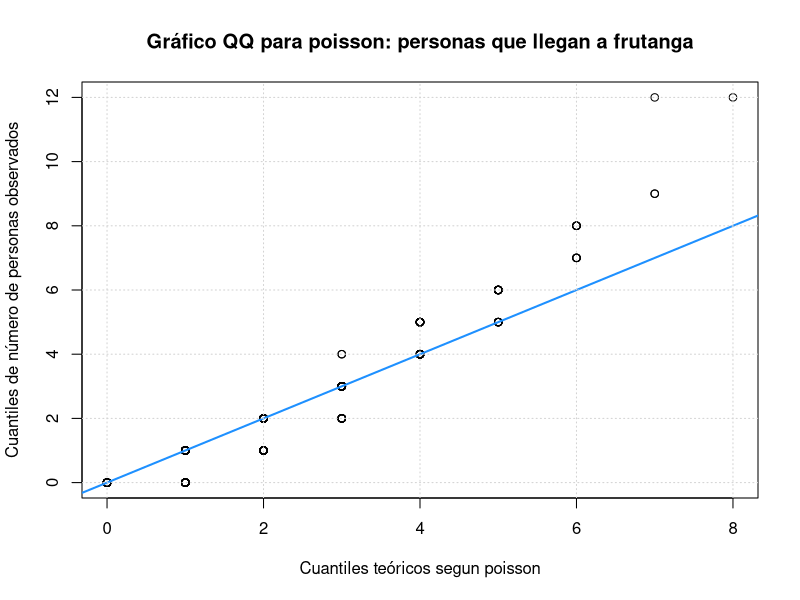
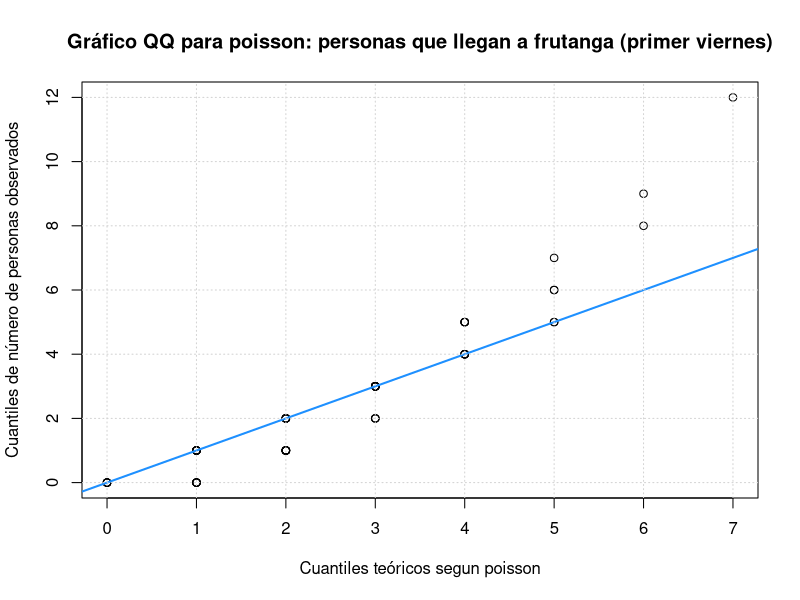
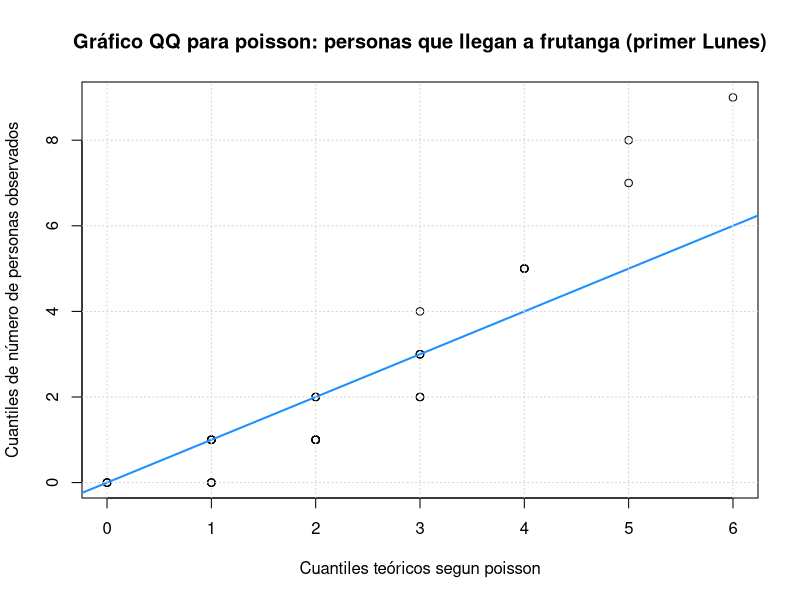
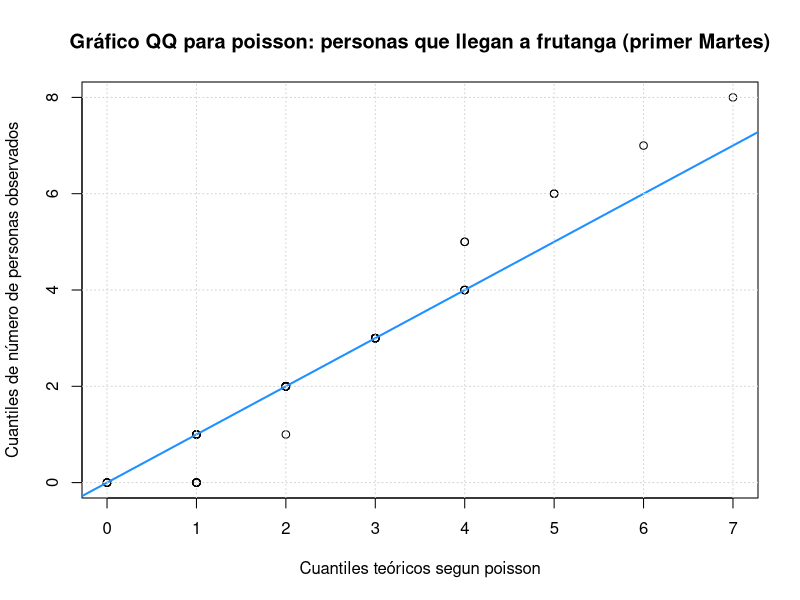
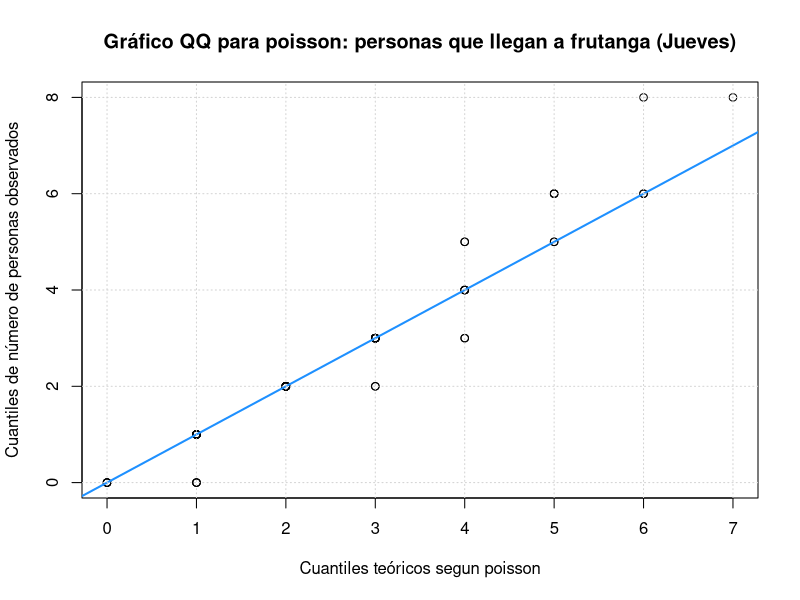
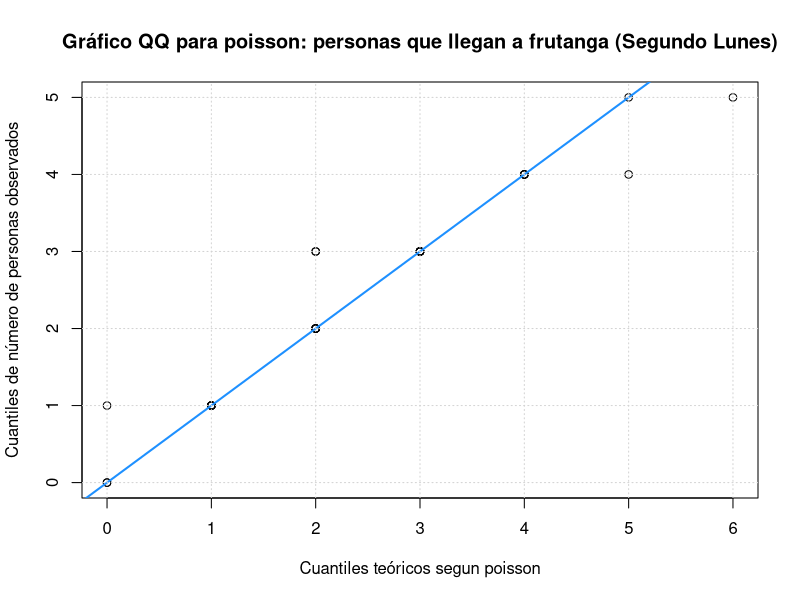
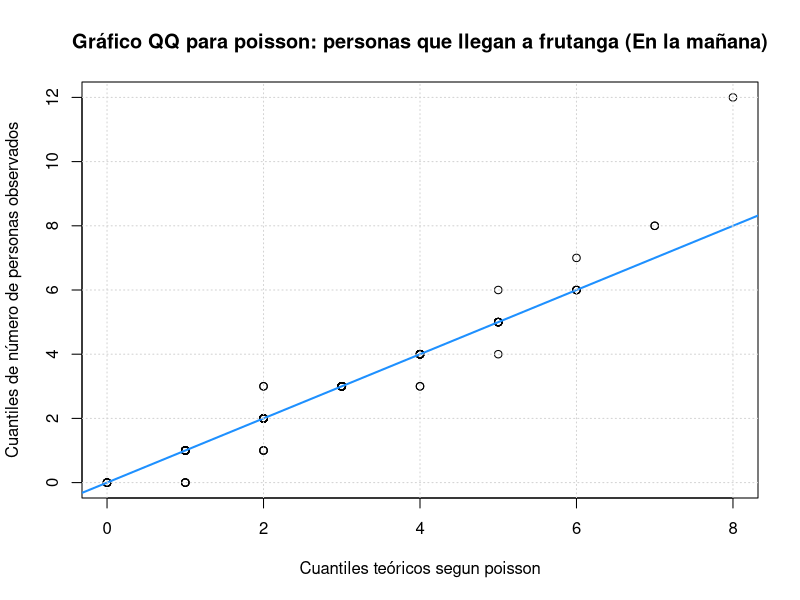
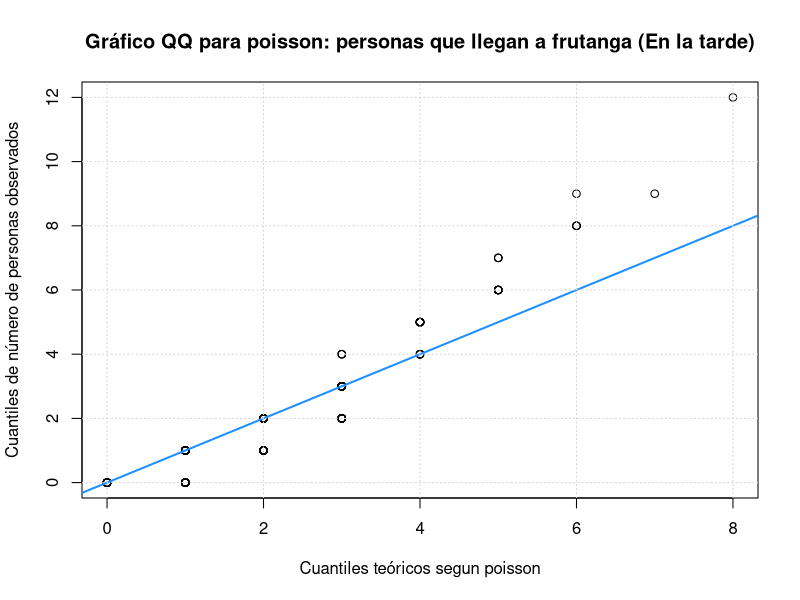

Source code (R) for these figures, in order:
# Cargar librerías necesarias
library(dplyr)
library(ggplot2)
library(reshape2)

# Leer el archivo CSV
data <- read.csv("data_clean.csv", stringsAsFactors = FALSE, na.strings = "NA")


# Aplanar los datos y eliminar NA
conteos <- na.omit(c(data$Viernes.1, data$Lunes.1, data$Martes.1, data$Miercoles.1, data$Jueves.1, data$Lunes.2, data$Martes.2))
conteos

#Encontrar la media de los datos



lambda <- mean(conteos)
Sd <- sd(conteos)
mediana <- median(conteos)
moda <- as.numeric(names(sort(table(conteos), decreasing = TRUE)[1]))
moda
lambda
mediana
Sd

# Perform t-test to get confidence interval
result <- t.test(conteos, conf.level = 0.95, , mu = 2.5)

# Display confidence interval
result$conf.int
result
#el resultado indica que la media de 2.5 no puede ser descartada



#Establecer las frecuencias para cada cantidad de personas que llegan a frutanga
observed_frequencies <- table(conteos)
observed_frequencies

#Encontrar las frecuencias esperadas por la distribucion de poisson
prob <- dpois(as.numeric(names(observed_frequencies)), lambda)
expected_frequencies <- prob * length(conteos)
expected_frequencies

#sumar intervalos para conseguir que todas las fe>5
combined_observed <- c(observed_frequencies[1:6], sum(observed_frequencies[7:length(observed_frequencies)]))
combined_expected <- c(expected_frequencies[1:6], sum(expected_frequencies[7:length(expected_frequencies)]))
combined_observed
combined_expected
combined_prob <- c(prob[1:6], sum(prob[7:length(prob)]))

#Tomar en consideracion valores de personas > 12 y agregarlos con el septimo intervalo
combined_prob[7] <- combined_prob[7] + (1-sum(combined_prob))

#verificar que la suma de las probabilidades de 1
sum(combined_prob)
combined_prob

Xiq <- sum(((combined_observed - combined_expected)^2)/combined_expected)

#Prueba Xi cuadrado
result <- pchisq(Xiq, df = length(combined_observed)-1, lower.tail = FALSE)
result

datos<- conteos
as.numeric(datos)
# Crear un gráfico cuantil cuantil para ver la relación entre el modelo teórrico y el observado
qqplot(x = qpois(ppoints(as.numeric(datos)), lambda = mean(datos)),
       y = as.numeric(datos),
       main = "Gráfico QQ para poisson: personas que llegan a frutanga",
       xlab = "Cuantiles teóricos segun poisson",
       ylab = "Cuantiles de número de personas observados")
abline(a = 0, b = 1, col = "dodgerblue", lwd = 2)
grid()


#Dias individuales

#Viernes 1

# Leer el archivo CSV
data <- read.csv("data_clean.csv", stringsAsFactors = TRUE, na.strings = "NA")

# Aplanar los datos y eliminar NA
conteos <- na.omit(c(data$Viernes.1))
conteos

#Encontrar la media de los datos



lambda <- mean(conteos)
Sd <- sd(conteos)
mediana <- median(conteos)
moda <- as.numeric(names(sort(table(conteos), decreasing = TRUE)[1]))
moda
lambda
mediana
Sd

#Establecer las frecuencias para cada cantidad de personas que llegan a frutanga
observed_frequencies <- table(conteos)
observed_frequencies

#Encontrar las frecuencias esperadas por la distribucion de poisson
prob <- dpois(as.numeric(names(observed_frequencies)), lambda)
expected_frequencies <- prob * length(conteos)
expected_frequencies

#sumar intervalos para conseguir que todas las fe>5
combined_observed <- c(observed_frequencies[1:4], sum(observed_frequencies[5:length(observed_frequencies)]))
combined_expected <- c(expected_frequencies[1:4], sum(expected_frequencies[5:length(expected_frequencies)]))
combined_observed
combined_expected
combined_prob <- c(prob[1:4], sum(prob[5:length(prob)]))

#Tomar en consideracion valores de personas > 12 y agregarlos con el septimo intervalo
combined_prob[5] <- combined_prob[5] + (1-sum(combined_prob))

#verificar que la suma de las probabilidades de 1
sum(combined_prob)
combined_prob

Xiq <- sum(((combined_observed - combined_expected)^2)/combined_expected)

#Prueba Xi cuadrado
result <- pchisq(Xiq, df = length(combined_observed)-1, lower.tail = FALSE)
result

datos<- conteos

# Crear un gráfico cuantil cuantil para ver la relación entre el modelo teórrico y el observado
qqplot(x = qpois(ppoints(datos), lambda = mean(datos)),
       y = datos,
       main = "Gráfico QQ para poisson: personas que llegan a frutanga (primer viernes)",
       xlab = "Cuantiles teóricos segun poisson",
       ylab = "Cuantiles de número de personas observados")
abline(a = 0, b = 1, col = "dodgerblue", lwd = 2)
grid()

#Lunes 1

# Aplanar los datos y eliminar NA
conteos <- na.omit(c(data$Lunes.1))
conteos

#Encontrar la media de los datos


lambda <- mean(conteos)
Sd <- sd(conteos)
mediana <- median(conteos)
moda <- as.numeric(names(sort(table(conteos), decreasing = TRUE)[1]))
moda
lambda
mediana
Sd

#Establecer las frecuencias para cada cantidad de personas que llegan a frutanga
observed_frequencies <- table(conteos)
observed_frequencies

#Encontrar las frecuencias esperadas por la distribucion de poisson
prob <- dpois(as.numeric(names(observed_frequencies)), lambda)
expected_frequencies <- prob * length(conteos)
expected_frequencies

#sumar intervalos para conseguir que todas las fe>5
combined_observed <- c(sum(observed_frequencies[1:2]), observed_frequencies[3:4], sum(observed_frequencies[5:length(observed_frequencies)]))
combined_expected <- c(sum(expected_frequencies[1:2]), expected_frequencies[3:4], sum(expected_frequencies[5:length(expected_frequencies)]))
combined_observed
combined_expected
combined_prob <- c(sum(prob[1:2]), prob[3:4], sum(prob[5:length(prob)]))

#Tomar en consideracion valores de personas > 12 y agregarlos con el septimo intervalo
combined_prob[4] <- combined_prob[4] + (1-sum(combined_prob))

#verificar que la suma de las probabilidades de 1
sum(combined_prob)
combined_prob

Xiq <- sum(((combined_observed - combined_expected)^2)/combined_expected)

#Prueba Xi cuadrado
result <- pchisq(Xiq, df = length(combined_observed)-1, lower.tail = FALSE)
result

datos<- conteos

# Crear un gráfico cuantil cuantil para ver la relación entre el modelo teórrico y el observado
qqplot(x = qpois(ppoints(datos), lambda = mean(datos)),
       y = datos,
       main = "Gráfico QQ para poisson: personas que llegan a frutanga (primer Lunes)",
       xlab = "Cuantiles teóricos segun poisson",
       ylab = "Cuantiles de número de personas observados")
abline(a = 0, b = 1, col = "dodgerblue", lwd = 2)
grid()

#Martes 1

# Aplanar los datos y eliminar NA
conteos <- na.omit(c(data$Martes.1))
conteos

#Encontrar la media de los datos



lambda <- mean(conteos)
Sd <- sd(conteos)
mediana <- median(conteos)
moda <- as.numeric(names(sort(table(conteos), decreasing = TRUE)[1]))
moda
lambda
mediana
Sd

#Establecer las frecuencias para cada cantidad de personas que llegan a frutanga
observed_frequencies <- table(conteos)
observed_frequencies

#Encontrar las frecuencias esperadas por la distribucion de poisson
prob <- dpois(as.numeric(names(observed_frequencies)), lambda)
expected_frequencies <- prob * length(conteos)
expected_frequencies

#sumar intervalos para conseguir que todas las fe>5
combined_observed <- c(observed_frequencies[1:4], sum(observed_frequencies[5:length(observed_frequencies)]))
combined_expected <- c(expected_frequencies[1:4], sum(expected_frequencies[5:length(expected_frequencies)]))
combined_observed
combined_expected
combined_prob <- c(prob[1:4], sum(prob[5:length(prob)]))

#Tomar en consideracion valores de personas > 12 y agregarlos con el septimo intervalo
combined_prob[5] <- combined_prob[5] + (1-sum(combined_prob))

#verificar que la suma de las probabilidades de 1
sum(combined_prob)
combined_prob

Xiq <- sum(((combined_observed - combined_expected)^2)/combined_expected)

#Prueba Xi cuadrado
result <- pchisq(Xiq, df = length(combined_observed)-1, lower.tail = FALSE)
result

datos<- conteos

# Crear un gráfico cuantil cuantil para ver la relación entre el modelo teórrico y el observado
qqplot(x = qpois(ppoints(datos), lambda = mean(datos)),
       y = datos,
       main = "Gráfico QQ para poisson: personas que llegan a frutanga (primer Martes)",
       xlab = "Cuantiles teóricos segun poisson",
       ylab = "Cuantiles de número de personas observados")
abline(a = 0, b = 1, col = "dodgerblue", lwd = 2)
grid()


#Jueves 1


# Leer el archivo CSV
data <- read.csv("data_clean.csv", stringsAsFactors = TRUE, na.strings = "NA")

# Aplanar los datos y eliminar NA
conteos <- na.omit(c(data$Jueves.1))
conteos

#Encontrar la media de los datos

lambda <- mean(conteos)
Sd <- sd(conteos)
mediana <- median(conteos)
moda <- as.numeric(names(sort(table(conteos), decreasing = TRUE)[1]))
moda
lambda
mediana
Sd

#Establecer las frecuencias para cada cantidad de personas que llegan a frutanga
observed_frequencies <- table(conteos)
observed_frequencies

#Encontrar las frecuencias esperadas por la distribucion de poisson
prob <- dpois(as.numeric(names(observed_frequencies)), lambda)
expected_frequencies <- prob * length(conteos)
expected_frequencies

#sumar intervalos para conseguir que todas las fe>5
combined_observed <- c(observed_frequencies[1:5], sum(observed_frequencies[6:length(observed_frequencies)]))
combined_expected <- c(expected_frequencies[1:5], sum(expected_frequencies[6:length(expected_frequencies)]))
combined_observed
combined_expected
combined_prob <- c(prob[1:5], sum(prob[6:length(prob)]))

#Tomar en consideracion valores de personas > 12 y agregarlos con el septimo intervalo
combined_prob[6] <- combined_prob[6] + (1-sum(combined_prob))
#verificar que la suma de las probabilidades de 1
sum(combined_prob)
combined_prob

Xiq <- sum(((combined_observed - combined_expected)^2)/combined_expected)

#Prueba Xi cuadrado
result <- pchisq(Xiq, df = length(combined_observed)-1, lower.tail = FALSE)
result

datos<- conteos

# Crear un gráfico cuantil cuantil para ver la relación entre el modelo teórrico y el observado
qqplot(x = qpois(ppoints(datos), lambda = mean(datos)),
       y = datos,
       main = "Gráfico QQ para poisson: personas que llegan a frutanga (Jueves)",
       xlab = "Cuantiles teóricos segun poisson",
       ylab = "Cuantiles de número de personas observados")
abline(a = 0, b = 1, col = "dodgerblue", lwd = 2)
grid()


#Lunes 2

# Aplanar los datos y eliminar NA
conteos <- na.omit(c(data$Lunes.2))
conteos

#Encontrar la media de los datos


lambda <- mean(conteos)
Sd <- sd(conteos)
mediana <- median(conteos)
moda <- as.numeric(names(sort(table(conteos), decreasing = TRUE)[1]))
moda
lambda
mediana
Sd


#Establecer las frecuencias para cada cantidad de personas que llegan a frutanga
observed_frequencies <- table(conteos)
observed_frequencies

#Encontrar las frecuencias esperadas por la distribucion de poisson
prob <- dpois(as.numeric(names(observed_frequencies)), lambda)
prob
expected_frequencies <- prob * length(conteos)
expected_frequencies

#sumar intervalos para conseguir que todas las fe>5
combined_observed <- c(sum(observed_frequencies[1:2]), observed_frequencies[3:4], sum(observed_frequencies[5:length(observed_frequencies)]))
combined_expected <- c(sum(expected_frequencies[1:2]), expected_frequencies[3:4], sum(expected_frequencies[5:length(expected_frequencies)]))
combined_observed
combined_expected
combined_prob <- c(sum(prob[1:2]), prob[3:4], sum(prob[5:length(prob)]))
combined_prob
#Tomar en consideracion valores de personas > 12 y agregarlos con el septimo intervalo
combined_prob[4] <- combined_prob[4] + (1-sum(combined_prob))

#verificar que la suma de las probabilidades de 1
sum(combined_prob)
combined_prob

Xiq <- sum(((combined_observed - combined_expected)^2)/combined_expected)

#Prueba Xi cuadrado
result <- pchisq(Xiq, df = length(combined_observed)-1, lower.tail = FALSE)
result #valor p

datos<- conteos

# Crear un gráfico cuantil cuantil para ver la relación entre el modelo teórrico y el observado
qqplot(x = qpois(ppoints(datos), lambda = mean(datos)),
       y = datos,
       main = "Gráfico QQ para poisson: personas que llegan a frutanga (Segundo Lunes)",
       xlab = "Cuantiles teóricos segun poisson",
       ylab = "Cuantiles de número de personas observados")
abline(a = 0, b = 1, col = "dodgerblue", lwd = 2)
grid()


# Analisis en la mañana
conteosLm <- na.omit(c(data$Lunes.1)[1:60])
conteosVm <- na.omit(c(data$Viernes.1)[1:60])
conteosMam <- na.omit(c(data$Martes.1)[1:60])
conteosMim <- na.omit(c(data$Miercoles.1)[1:60])
conteosJm <- na.omit(c(data$Jueves.1)[1:60])
conteosLm2 <- na.omit(c(data$Lunes.2)[1:60])
conteos_morning <- c(conteosVm, conteosLm, conteosMam, conteosMim, conteosJm, conteosLm2)
conteos_morning

lambda_morning <- mean(conteos_morning)
lambda_morning
Sdm <- sd(conteos_morning)
medianam <- median(conteos_morning)
modam <- as.numeric(names(sort(table(conteos_morning), decreasing = TRUE)[1]))
modam
lambda_morning
medianam
Sdm

#Establecer las frecuencias para cada cantidad de personas que llegan a frutanga
observed_frequencies <- table(conteos_morning)
observed_frequencies

#Encontrar las frecuencias esperadas por la distribucion de poisson
prob <- dpois(as.numeric(names(observed_frequencies)), lambda_morning)
expected_frequencies <- prob * length(conteos_morning)
expected_frequencies

#sumar intervalos para conseguir que todas las fe>5
combined_observed <- c(observed_frequencies[1:6], sum(observed_frequencies[7:length(observed_frequencies)]))
combined_expected <- c(expected_frequencies[1:6], sum(expected_frequencies[7:length(expected_frequencies)]))
combined_observed
combined_expected
combined_prob <- c(prob[1:6], sum(prob[7:length(prob)]))

#Tomar en consideracion valores de personas > 12 y agregarlos con el septimo intervalo
combined_prob[7] <- combined_prob[7] + (1-sum(combined_prob))

#verificar que la suma de las probabilidades de 1
sum(combined_prob)
combined_prob

Xiq <- sum(((combined_observed - combined_expected)^2)/combined_expected)

#Prueba Xi cuadrado
result <- pchisq(Xiq, df = length(combined_observed)-1, lower.tail = FALSE)
result

datos<- conteos_morning

# Crear un gráfico cuantil cuantil para ver la relación entre el modelo teórrico y el observado
qqplot(x = qpois(ppoints(datos), lambda = mean(datos)),
       y = datos,
       main = "Gráfico QQ para poisson: personas que llegan a frutanga (En la mañana)",
       xlab = "Cuantiles teóricos segun poisson",
       ylab = "Cuantiles de número de personas observados")
abline(a = 0, b = 1, col = "dodgerblue", lwd = 2)
grid()

#Analisis en la tarde
conteosLa <- na.omit(c(data$Lunes.1)[61:120])
conteosVa <- na.omit(c(data$Viernes.1)[61:120])
conteosMaa <- na.omit(c(data$Martes.1)[61:120])
conteosMia <- na.omit(c(data$Miercoles.1)[61:120])
conteosJa <- na.omit(c(data$Jueves.1)[61:120])
conteosLa2 <- na.omit(c(data$Lunes.2)[61:120])
conteos_afternoon <- c(conteosVa, conteosLa, conteosMaa, conteosMia, conteosJa, conteosLa2)
conteos_afternoon

lambda_afternoon <- mean(conteos_afternoon)
Sda <- sd(conteos_afternoon)
medianaa <- median(conteos_afternoon)
modaa <- as.numeric(names(sort(table(conteos_afternoon), decreasing = TRUE)[1]))
modaa
lambda_afternoon
medianaa
Sda

#Establecer las frecuencias para cada cantidad de personas que llegan a frutanga
observed_frequencies <- table(conteos_afternoon)
observed_frequencies

#Encontrar las frecuencias esperadas por la distribucion de poisson
prob <- dpois(as.numeric(names(observed_frequencies)), lambda_afternoon)
expected_frequencies <- prob * length(conteos_afternoon)
expected_frequencies

#sumar intervalos para conseguir que todas las fe>5
combined_observed <- c(observed_frequencies[1:6], sum(observed_frequencies[7:length(observed_frequencies)]))
combined_expected <- c(expected_frequencies[1:6], sum(expected_frequencies[7:length(expected_frequencies)]))
combined_observed
combined_expected
combined_prob <- c(prob[1:6], sum(prob[7:length(prob)]))

#Tomar en consideracion valores de personas > 12 y agregarlos con el septimo intervalo
combined_prob[7] <- combined_prob[7] + (1-sum(combined_prob))

#verificar que la suma de las probabilidades de 1
sum(combined_prob)
combined_prob

Xiq <- sum(((combined_observed - combined_expected)^2)/combined_expected)

#Prueba Xi cuadrado
result <- pchisq(Xiq, df = length(combined_observed)-1, lower.tail = FALSE)
result

datos<- conteos_afternoon

# Crear un gráfico cuantil cuantil para ver la relación entre el modelo teórrico y el observado
qqplot(x = qpois(ppoints(datos), lambda = mean(datos)),
       y = datos,
       main = "Gráfico QQ para poisson: personas que llegan a frutanga (En la tarde)",
       xlab = "Cuantiles teóricos segun poisson",
       ylab = "Cuantiles de número de personas observados")
abline(a = 0, b = 1, col = "dodgerblue", lwd = 2)
grid()



#Pruebas de independcia de Ji cuadrado


# Crear vectores con los conteos
# Nota: Ajusta los conteos según los datos que tengas

# Datos de la mañana
conteos_morning <- c(length(na.omit(data$Lunes.1[1:60])),
                     length(na.omit(data$Martes.1[1:60])),
                     length(na.omit(data$Miercoles.1[1:60])),
                     length(na.omit(data$Jueves.1[1:60])),
                     length(na.omit(data$Viernes.1[1:60])))

# Datos de la tarde
conteos_afternoon <- c(length(na.omit(data$Lunes.1[61:120])),
                       length(na.omit(data$Martes.1[61:120])),
                       length(na.omit(data$Miercoles.1[61:120])),
                       length(na.omit(data$Jueves.1[61:120])),
                       length(na.omit(data$Viernes.1[61:120])))

# Crear una tabla de contingencia
tabla_contingencia <- matrix(c(conteos_morning, conteos_afternoon), nrow = 5, byrow = TRUE,
                             dimnames = list(c("Lunes", "Martes", "Miércoles", "Jueves", "Viernes"),
                                             c("Mañana", "Tarde")))

# Ver la tabla de contingencia
print(tabla_contingencia)


# Realizar la prueba de Chi-Cuadrado
resultado_chi <- chisq.test(tabla_contingencia)

# Mostrar el resultado
print(resultado_chi)

# Convertir la tabla a un formato adecuado para ggplot
tabla_melt <- melt(tabla_contingencia)

# Crear el mapa de calor
ggplot(data = tabla_melt, aes(x = Var2, y = Var1, fill = value)) +
  geom_tile() +
  scale_fill_gradient(low = "white", high = "blue") +
  labs(title = "Día de la Semana vs. Momento del Día (clientes de frutanga)",
       x = "Momento del Día", y = "Día de la Semana", fill = "Frecuencia") +
  theme_minimal()

